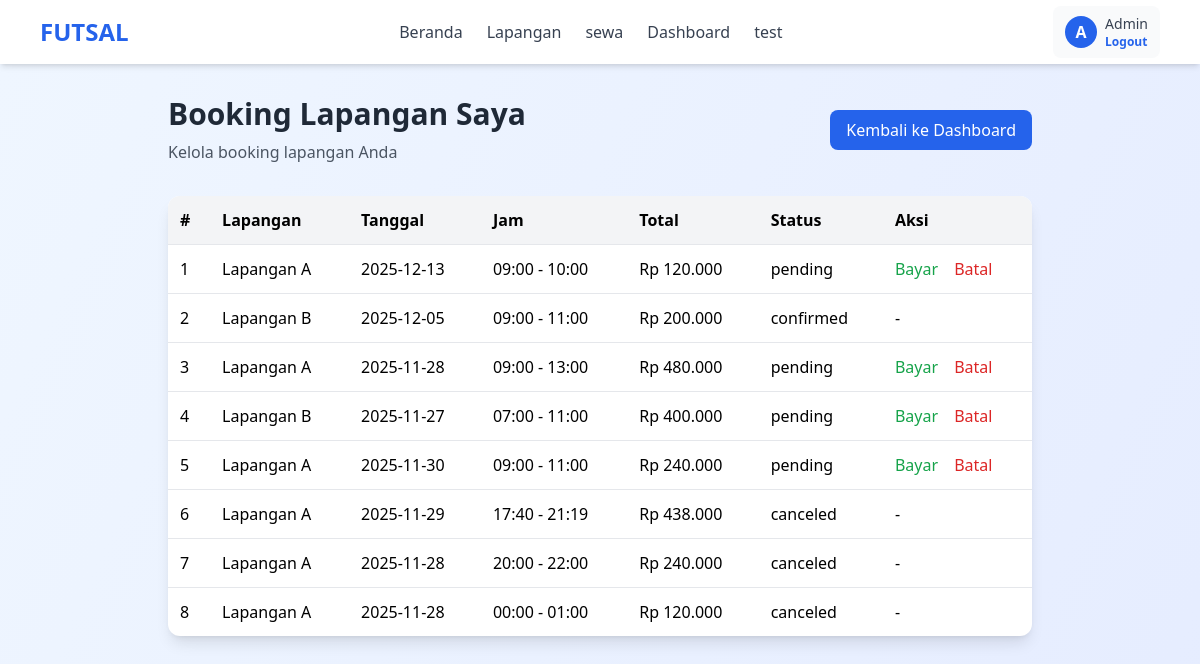
The app's page /my_bookings.php (signed in) with its own data.
### tables this page shows
CREATE TABLE `booking` (
  `id` int(11) NOT NULL,
  `user_id` int(11) NOT NULL,
  `lapangan_id` int(11) NOT NULL,
  `tanggal` date NOT NULL,
  `jam_mulai` time NOT NULL,
  `jam_selesai` time NOT NULL,
  `total_harga` int(11) NOT NULL,
  `status` enum('pending','confirmed','canceled') DEFAULT 'pending',
  `created_at` timestamp NOT NULL DEFAULT current_timestamp()
);

CREATE TABLE `lapangan` (
  `id` int(11) NOT NULL,
  `nama` varchar(100) NOT NULL,
  `harga_per_jam` int(11) NOT NULL,
  `status` enum('ready','maintenance') DEFAULT 'ready',
  `gambar` varchar(255) DEFAULT NULL,
  `deskripsi` text DEFAULT NULL,
  `fasilitas` varchar(500) DEFAULT NULL
);

### my_bookings.php (the view, shortened to what this page needs)
<?php
include "includes/config.php";
include "includes/header.php";
$user_id = intval($_SESSION['user']['id']);
$q = mysqli_query($conn, "SELECT b.*, l.nama, l.harga_per_jam
    FROM booking b
    JOIN lapangan l ON b.lapangan_id = l.id
    WHERE b.user_id=$user_id
    ORDER BY b.created_at DESC");
?>
<main class="min-h-screen bg-gradient-to-br from-blue-50 to-indigo-100 py-8">
    <div class="max-w-4xl mx-auto px-4">
        <div class="mb-8">
            <div class="flex justify-between items-center">
                <div>
                    <h1 class="text-3xl font-bold text-gray-800 mb-2">Booking Lapangan Saya</h1>
                    <p class="text-gray-600">Kelola booking lapangan Anda</p>
                </div>
                <a href="dashboard.php" class="bg-blue-600 text-white px-4 py-2 rounded-lg hover:bg-blue-700 transition duration-200">Kembali ke Dashboard</a>
            </div>
        </div>
        <div class="bg-white rounded-xl shadow-lg overflow-hidden">
            <table class="w-full table-auto">
                <thead class="bg-gray-100 text-left">
                    <tr>
                        <th class="p-3">#</th>
                        <th class="p-3">Lapangan</th>
                        <th class="p-3">Tanggal</th>
                        <th class="p-3">Jam</th>
                        <th class="p-3">Total</th>
                        <th class="p-3">Status</th>
                        <th class="p-3">Aksi</th>
                    </tr>
                </thead>
                <tbody>
                    <?php $i = 1; while ($row = mysqli_fetch_assoc($q)): ?>
                        <tr class="border-t">
                            <td class="p-3"><?= $i++ ?></td>
                            <td class="p-3"><?= htmlspecialchars($row['nama']) ?></td>
                            <td class="p-3"><?= htmlspecialchars($row['tanggal']) ?></td>
                            <td class="p-3">
                                <?= htmlspecialchars(substr($row['jam_mulai'],0,5)) ?> -
                                <?= htmlspecialchars(substr($row['jam_selesai'],0,5)) ?>
                            </td>
                            <td class="p-3">
                                Rp <?= number_format($row['total_harga'], 0, ',', '.') ?>
                            </td>
                            <td class="p-3"><?= htmlspecialchars($row['status']) ?></td>
                            <td class="p-3">
                                <?php if ($row['status'] === 'pending'): ?>
                                    <a href="process_booking.php?action=pay&id=<?= $row['id'] ?>"
                                       class="text-green-600 hover:underline mr-3">
                                        Bayar
                                    </a>
                                    <a href="process_booking.php?action=cancel&id=<?= $row['id'] ?>"
                                       class="text-red-600 hover:underline">
                                        Batal
                                    </a>
                                <?php else: ?>
                                    -
                                <?php endif; ?>
                            </td>
                        </tr>
                    <?php endwhile; ?>
                </tbody>
            </table>
        </div>
    </div>
</main>
<?php include "includes/footer.php"; ?>

### records on screen
booking: lapangan.nama "Lapangan A", tanggal "2025-12-13", jam_mulai "09:00", jam_selesai "10:00", total_harga "120.000", status "pending"
booking: lapangan.nama "Lapangan B", tanggal "2025-12-05", jam_mulai "09:00", jam_selesai "11:00", total_harga "200.000", status "confirmed"
booking: lapangan.nama "Lapangan A", tanggal "2025-11-28", jam_mulai "09:00", jam_selesai "13:00", total_harga "480.000", status "pending"
booking: lapangan.nama "Lapangan B", tanggal "2025-11-27", jam_mulai "07:00", jam_selesai "11:00", total_harga "400.000", status "pending"
booking: lapangan.nama "Lapangan A", tanggal "2025-11-30", jam_mulai "09:00", jam_selesai "11:00", total_harga "240.000", status "pending"
booking: lapangan.nama "Lapangan A", tanggal "2025-11-29", jam_mulai "17:40", jam_selesai "21:19", total_harga "438.000", status "canceled"
booking: lapangan.nama "Lapangan A", tanggal "2025-11-28", jam_mulai "20:00", jam_selesai "22:00", total_harga "240.000", status "canceled"
booking: lapangan.nama "Lapangan A", tanggal "2025-11-28", jam_mulai "00:00", jam_selesai "01:00", total_harga "120.000", status "canceled"

### other values on screen
$initial "A"
$user_name "Admin"
